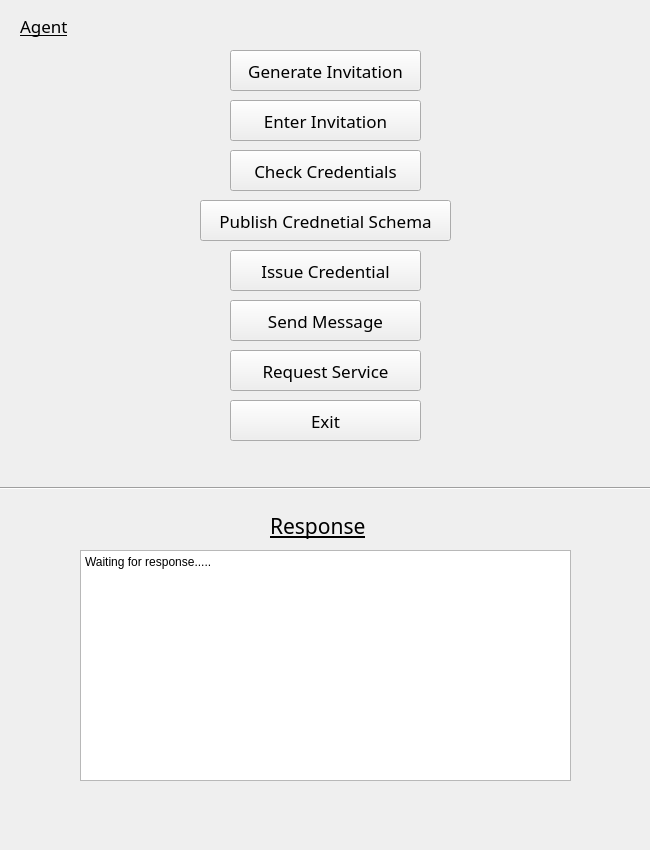
<?xml version="1.0" encoding="UTF-8"?>
<ui version="4.0">
 <class>AgentOperations</class>
 <widget class="QWidget" name="AgentOperations">
  <property name="geometry">
   <rect>
    <x>0</x>
    <y>0</y>
    <width>650</width>
    <height>850</height>
   </rect>
  </property>
  <property name="windowTitle">
   <string>Form</string>
  </property>
  <widget class="QLabel" name="agent_name_label">
   <property name="geometry">
    <rect>
     <x>20</x>
     <y>10</y>
     <width>61</width>
     <height>31</height>
    </rect>
   </property>
   <property name="font">
    <font>
     <family>Berlin Sans FB</family>
     <pointsize>13</pointsize>
     <underline>true</underline>
    </font>
   </property>
   <property name="text">
    <string>Agent</string>
   </property>
  </widget>
  <widget class="QPushButton" name="generateInvitationButton">
   <property name="geometry">
    <rect>
     <x>230</x>
     <y>50</y>
     <width>191</width>
     <height>41</height>
    </rect>
   </property>
   <property name="font">
    <font>
     <family>Berlin Sans FB</family>
     <pointsize>13</pointsize>
    </font>
   </property>
   <property name="text">
    <string>Generate Invitation</string>
   </property>
  </widget>
  <widget class="QPushButton" name="enterInvitationButton">
   <property name="geometry">
    <rect>
     <x>230</x>
     <y>100</y>
     <width>191</width>
     <height>41</height>
    </rect>
   </property>
   <property name="font">
    <font>
     <family>Berlin Sans FB</family>
     <pointsize>13</pointsize>
    </font>
   </property>
   <property name="text">
    <string>Enter Invitation</string>
   </property>
  </widget>
  <widget class="QPushButton" name="checkCredentialButton">
   <property name="geometry">
    <rect>
     <x>230</x>
     <y>150</y>
     <width>191</width>
     <height>41</height>
    </rect>
   </property>
   <property name="font">
    <font>
     <family>Berlin Sans FB</family>
     <pointsize>13</pointsize>
    </font>
   </property>
   <property name="text">
    <string>Check Credentials</string>
   </property>
  </widget>
  <widget class="QPushButton" name="publishSchemaButton">
   <property name="geometry">
    <rect>
     <x>200</x>
     <y>200</y>
     <width>251</width>
     <height>41</height>
    </rect>
   </property>
   <property name="font">
    <font>
     <family>Berlin Sans FB</family>
     <pointsize>13</pointsize>
    </font>
   </property>
   <property name="text">
    <string>Publish Crednetial Schema</string>
   </property>
  </widget>
  <widget class="QPushButton" name="issueCredentialButton">
   <property name="geometry">
    <rect>
     <x>230</x>
     <y>250</y>
     <width>191</width>
     <height>41</height>
    </rect>
   </property>
   <property name="font">
    <font>
     <family>Berlin Sans FB</family>
     <pointsize>13</pointsize>
    </font>
   </property>
   <property name="text">
    <string>Issue Credential</string>
   </property>
  </widget>
  <widget class="QPushButton" name="sendMessageButton">
   <property name="geometry">
    <rect>
     <x>230</x>
     <y>300</y>
     <width>191</width>
     <height>41</height>
    </rect>
   </property>
   <property name="font">
    <font>
     <family>Berlin Sans FB</family>
     <pointsize>13</pointsize>
    </font>
   </property>
   <property name="text">
    <string>Send Message</string>
   </property>
  </widget>
  <widget class="QPushButton" name="serviceRequestButton">
   <property name="geometry">
    <rect>
     <x>230</x>
     <y>350</y>
     <width>191</width>
     <height>41</height>
    </rect>
   </property>
   <property name="font">
    <font>
     <family>Berlin Sans FB</family>
     <pointsize>13</pointsize>
    </font>
   </property>
   <property name="text">
    <string>Request Service</string>
   </property>
  </widget>
  <widget class="QPushButton" name="exitButton">
   <property name="geometry">
    <rect>
     <x>230</x>
     <y>400</y>
     <width>191</width>
     <height>41</height>
    </rect>
   </property>
   <property name="font">
    <font>
     <family>Berlin Sans FB</family>
     <pointsize>13</pointsize>
    </font>
   </property>
   <property name="text">
    <string>Exit</string>
   </property>
  </widget>
  <widget class="QTextBrowser" name="responseTextBrowser">
   <property name="geometry">
    <rect>
     <x>80</x>
     <y>550</y>
     <width>491</width>
     <height>231</height>
    </rect>
   </property>
   <property name="html">
    <string>&lt;!DOCTYPE HTML PUBLIC &quot;-//W3C//DTD HTML 4.0//EN&quot; &quot;http://www.w3.org/TR/REC-html40/strict.dtd&quot;&gt;
&lt;html&gt;&lt;head&gt;&lt;meta name=&quot;qrichtext&quot; content=&quot;1&quot; /&gt;&lt;style type=&quot;text/css&quot;&gt;
p, li { white-space: pre-wrap; }
&lt;/style&gt;&lt;/head&gt;&lt;body style=&quot; font-family:'SimSun'; font-size:9.16364pt; font-weight:400; font-style:normal;&quot;&gt;
&lt;p style=&quot; margin-top:0px; margin-bottom:0px; margin-left:0px; margin-right:0px; -qt-block-indent:0; text-indent:0px;&quot;&gt;&lt;span style=&quot; font-size:9.16364pt;&quot;&gt;Waiting for response.....&lt;/span&gt;&lt;/p&gt;&lt;/body&gt;&lt;/html&gt;</string>
   </property>
  </widget>
  <widget class="QLabel" name="agent_name_label_2">
   <property name="geometry">
    <rect>
     <x>270</x>
     <y>510</y>
     <width>101</width>
     <height>31</height>
    </rect>
   </property>
   <property name="font">
    <font>
     <family>Berlin Sans FB</family>
     <pointsize>16</pointsize>
     <underline>true</underline>
    </font>
   </property>
   <property name="text">
    <string>Response</string>
   </property>
  </widget>
  <widget class="Line" name="line_3">
   <property name="geometry">
    <rect>
     <x>0</x>
     <y>480</y>
     <width>681</width>
     <height>16</height>
    </rect>
   </property>
   <property name="orientation">
    <enum>Qt::Horizontal</enum>
   </property>
  </widget>
 </widget>
 <resources/>
 <connections/>
</ui>
